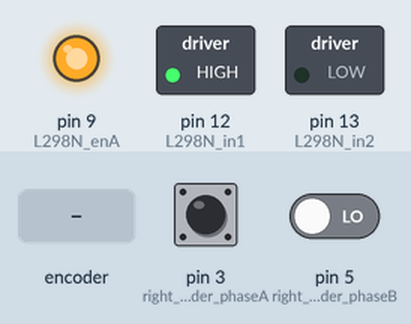
This sketch was run on a simulated Arduino Uno, built with avr-gcc and run on an emulated ATmega328P. Shown: switched loads named in the sketch (green lamp = pin HIGH), output pins drawn as LEDs (lit = HIGH). The inputs (shaded band) are chosen by the test bench; at power-on: pin 3 (right_encoder_phaseA) HIGH, pin 5 (right_encoder_phaseB) LOW. What the sketch prints to the serial monitor is not drawn.

Above: at 1.2 s.
1.3 s: rotary encoder on pin 3 (right_encoder_phaseA) / pin 5 (right_encoder_phaseB) turned 1 step (first pin leading)
Timing chart, 0 to 4.3 s (numbered marks = the images above; inputs shaded):
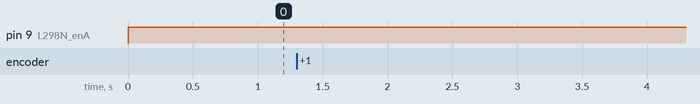

Measured:
- after the input at 1.3 s, every drawn part: stays the same

The sketch:

simple_encoder_reader.ino
```cpp
// L298N H-Bridge Connection PINs
#define L298N_enA 9  // PWM
#define L298N_in2 13  // Dir Motor A
#define L298N_in1 12  // Dir Motor A

#define right_encoder_phaseA 3  // Interrupt
#define right_encoder_phaseB 5

unsigned int right_encoder_counter = 0;
String right_encoder_sign = "p";
double right_wheel_meas_vel = 0.0;    // rad/s

void setup() {
  // Set pin modes
  pinMode(L298N_enA, OUTPUT);
  pinMode(L298N_in1, OUTPUT);
  pinMode(L298N_in2, OUTPUT);

  // Set Motor Rotation Direction
  digitalWrite(L298N_in1, HIGH);
  digitalWrite(L298N_in2, LOW);

  Serial.begin(115200);

  pinMode(right_encoder_phaseB, INPUT);
  attachInterrupt(digitalPinToInterrupt(right_encoder_phaseA), rightEncoderCallback, RISING);
}

void loop() {
  // right_wheel_meas_vel = (10 * right_encoder_counter * (60.0/1210.0)) * 0.10472;
  right_wheel_meas_vel = (10 * right_encoder_counter * (60.0/1210.0));
  String encoder_read = "r" + right_encoder_sign + String(right_wheel_meas_vel);
  Serial.println(encoder_read);
  right_encoder_counter = 0;
  analogWrite(L298N_enA, 255);
  delay(100);
}

void rightEncoderCallback()
{
  if(digitalRead(right_encoder_phaseB) == HIGH)
  {
    right_encoder_sign = "p";
  }
  else
  {
    right_encoder_sign = "n";
  }
  right_encoder_counter++;
}
```
